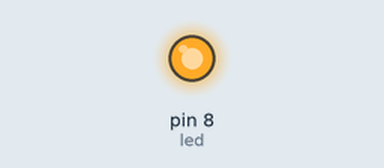
Recording of a sketch running on a simulated Arduino Uno, built with avr-gcc and run on an emulated ATmega328P. Shown: output pins drawn as LEDs (lit = HIGH).

Above: at 0.2 s.
At 11.4 s:
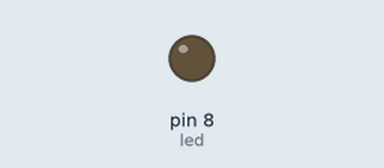
Timing chart, 0 to 16.8 s (numbered marks = the images above):
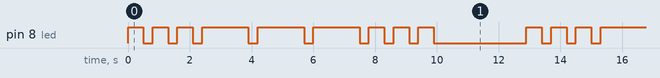

The sketch:

SOS.ino
```cpp
/*
Title: SOS
Author: Guilherme Pedroso
Date: Oct 2022
Updated: --

*/

const int led = 8;

void
setup()
  {
  pinMode(led, OUTPUT);
  }

void
loop()
  {
  /* Morse */

  /* Short */
  digitalWrite(led, HIGH);
  delay(500);
  digitalWrite(led, LOW);
  delay(300);
  digitalWrite(led, HIGH);
  delay(500);
  digitalWrite(led, LOW);
  delay(300);
  digitalWrite(led, HIGH);
  delay(500);
  digitalWrite(led, LOW);
  delay(300);

  /* Long */
  digitalWrite(led, HIGH);
  delay(1500);
  digitalWrite(led, LOW);
  delay(300);
  digitalWrite(led, HIGH);
  delay(1500);
  digitalWrite(led, LOW);
  delay(300);
  digitalWrite(led, HIGH);
  delay(1500);
  digitalWrite(led, LOW);
  delay(300);

  /* Short */
  digitalWrite(led, HIGH);
  delay(500);
  digitalWrite(led, LOW);
  delay(300);
  digitalWrite(led, HIGH);
  delay(500);
  digitalWrite(led, LOW);
  delay(300);
  digitalWrite(led, HIGH);
  delay(500);
  digitalWrite(led, LOW);
  delay(3000);
  }
```

Measured:
- by itself, pin 8 (led): repeats every 12.9 s: 2 × (LOW 0.30 s, HIGH 0.50 s), 3 × (LOW 0.30 s, HIGH 1.5 s), 3 × (LOW 0.30 s, HIGH 0.50 s), LOW 3.0 s, HIGH 0.50 s
- by itself, everything shown: repeats every 12.9 s, in 18 steps
